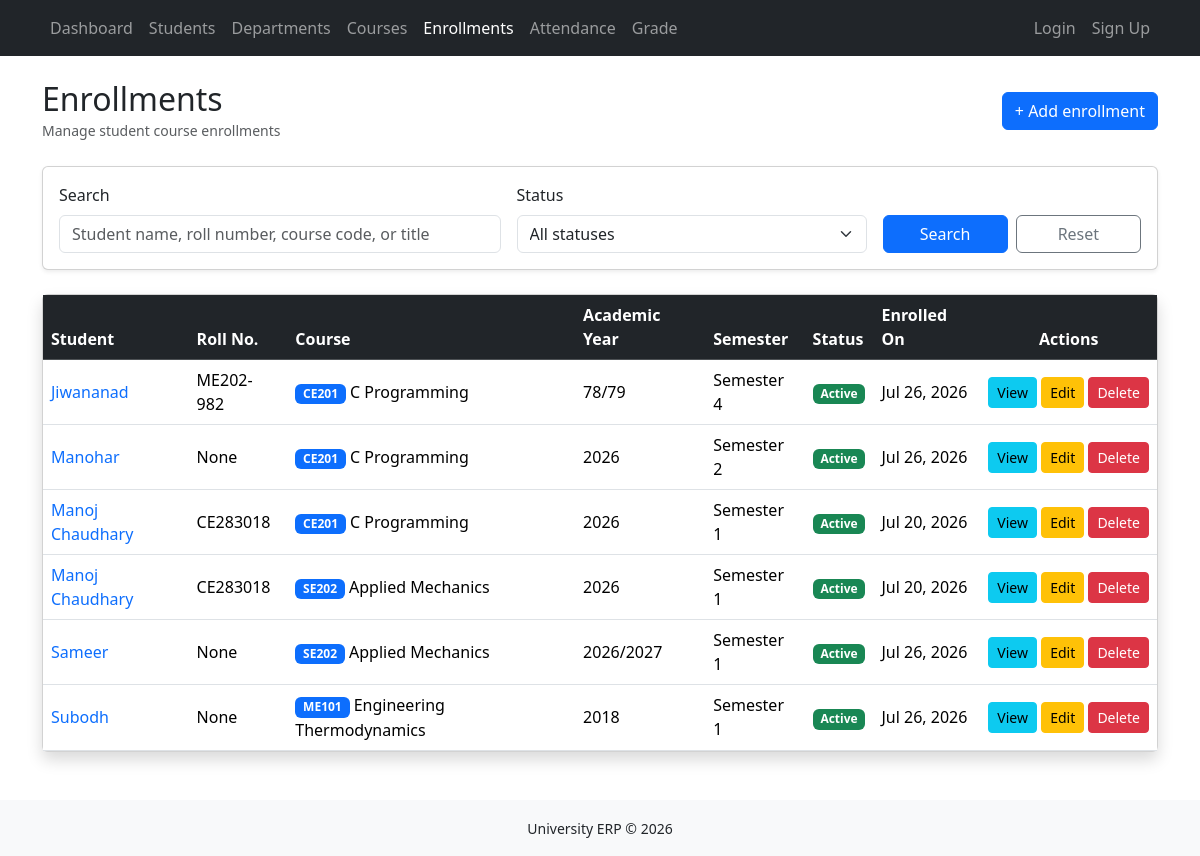
The app's page /enrollments/ with its own data.
### enrollments/models.py (models this page shows, shortened)
class Enrollment(models.Model):
    SEMESTER_CHOICES = [
        (1, "Semester 1"),
        (2, "Semester 2"),
        (3, "Semester 3"),
        (4, "Semester 4"),
        (5, "Semester 5"),
        (6, "Semester 6"),
        (7, "Semester 7"),
        (8, "Semester 8"),
    ]
    """
    STATUS_CHOICES = [
        ("ACTIVE", "Active"),
        ("COMPLETED", "Completed"),
        ("DROPPED", "Dropped"),
    ]
    """
    class Status(models.TextChoices):
        ACTIVE = "ACTIVE", "Active"
        COMPLETED = "COMPLETED", "Completed"
        DROPPED = "DROPPED", "Dropped"
    student = models.ForeignKey(
        Student, on_delete=models.CASCADE, related_name="enrollments"
    )
    course = models.ForeignKey(
        Course, on_delete=models.CASCADE, related_name="enrollments"
    )
    academic_year = models.CharField(
        max_length=9,
    )
    semester = models.PositiveSmallIntegerField(choices=SEMESTER_CHOICES)
    status = models.CharField(
        max_length=20,
        choices=Status.choices,
        default=Status.ACTIVE,
    )
    enrolled_at = models.DateField(
        auto_now_add=True,
    )
    class Meta:
        ordering = [
            "student",
            "course",
        ]
        constraints = [
            models.UniqueConstraint(
                fields=[
                    "student",
                    "course",
                    "academic_year",
                ],
                name="unique_student_course_year",
            )
        ]

### students/models.py (models this page shows, shortened)
class Student(TimeStampedMixin):
    GENDER_CHOICES = [
        ("M", "Male"),
        ("F", "Female"),
        ("O", "Others"),
    ]
    objects = StudentManager()
    roll_number = models.CharField(
        max_length=20,
        unique=True, null=True,
        help_text="Unique roll no. of a student",
    )
    name = models.CharField(
        max_length=100
    )
    department = models.ForeignKey(
        Department,
        on_delete=models.PROTECT,
        related_name="students",
        blank=True,
        null=True,
    )
    email = models.EmailField(
        unique=True,
        blank=True,
        null=True)
    phone = models.CharField(
        max_length=15,
        blank=True,
        null=True,
        validators=[validate_phone],
    )
    date_of_birth = models.DateField(
        blank=True,
        null=True)
    gender = models.CharField(
        max_length=1,
        blank=True,
        null=True,
        choices=GENDER_CHOICES
    )
    address = models.TextField(
        blank=True,
        null=True)
    photo = models.ImageField(
        upload_to="students/",
        blank=True,
        null=True)
    class Meta:
        ordering = ["roll_number", "name"]
        indexes = [models.Index(fields=["name"], name="student_name_index")]

### courses/models.py (models this page shows, shortened)
class Course(TimeStampedMixin):
    SEMESTER_CHOICES = [
        (1, "Semester 1"),
        (2, "Semester 2"),
        (3, "Semester 3"),
        (4, "Semester 4"),
        (5, "Semester 5"),
        (6, "Semester 6"),
        (7, "Semester 7"),
        (8, "Semester 8"),
    ]
    code = models.CharField(max_length=20, unique=True)
    title = models.CharField(max_length=50)
    credit_hours = models.PositiveSmallIntegerField(default=3)
    department = models.ForeignKey(
        Department, on_delete=models.PROTECT, related_name="courses"
    )
    semester = models.PositiveSmallIntegerField(
        blank=True, null=True, choices=SEMESTER_CHOICES
    )
    description = models.TextField(blank=True)
    is_active = models.BooleanField(default=True)
    class Meta:
        ordering = ["semester", "code"]
        verbose_name = "Course"
        verbose_name_plural = "Courses"

### enrollments/views.py (the view, shortened to what this page needs)
# urls.py: path("", views.enrollment_list, name="enrollment_list"),
def enrollment_list(request):
    selected_enrollment_status = request.GET.get("enrollment_status", "").strip()
    search_query = request.GET.get("q", "")
    queryset = Enrollment.objects.select_related("student", "course").order_by(
        "student__name", "course__code"
    )
    if selected_enrollment_status:
        queryset = queryset.filter(status=selected_enrollment_status)
    paginator = Paginator(queryset, settings.ITEMS_PER_PAGE)
    page_number = request.GET.get("page")
    page_obj = paginator.get_page(page_number)
    context = {
        "page_obj": page_obj,
        "search_query": search_query,
        "selected_enrollment_status": selected_enrollment_status,
        "Status_Choices": Enrollment.Status.choices,
    }
    return render(request, "enrollments/enrollment_list.html", context)

### enrollments/templates/enrollments/enrollment_list.html (shortened to what this page needs)
{% extends "base.html" %}
{% block content %}
<div class="d-flex justify-content-between align-items-center mb-4">
    <div>
        <h2 class="mb-0">Enrollments</h2>
        <small class="text-muted">Manage student course enrollments</small>
    </div>
    <a href="{% url 'enrollments:enrollment_create' %}" class="btn btn-primary">
        + Add enrollment
    </a>
</div>
<form method="get" class="card shadow-sm mb-4">
    <div class="card-body">
        <div class="row g-3">
            <div class="col-lg-5">
                <label class="form-label" for="enrollment-search">Search</label>
                <input id="enrollment-search" type="text" name="q" class="form-control"
                    placeholder="Student name, roll number, course code, or title"
                    value="{{ search_query }}">
            </div>
            <div class="col-lg-4">
                <label class="form-label" for="enrollment-status">Status</label>
                <select id="enrollment-status" name="enrollment_status" class="form-select">
                    <option value="">All statuses</option>
                </select>
            </div>
            <div class="col-lg-3 d-flex align-items-end gap-2">
                <button type="submit" class="btn btn-primary w-100">Search</button>
                <a href="{% url 'enrollments:enrollment_list' %}" class="btn btn-outline-secondary w-100">Reset</a>
            </div>
        </div>
    </div>
</form>
<div class="card shadow">
    <div class="card-body p-0">
        <div class="table-responsive">
            <table class="table table-hover align-middle mb-0">
                <thead class="table-dark">
                    <tr>
                        <th>Student</th>
                        <th>Roll No.</th>
                        <th>Course</th>
                        <th>Academic Year</th>
                        <th>Semester</th>
                        <th>Status</th>
                        <th>Enrolled On</th>
                        <th class="text-center">Actions</th>
                    </tr>
                </thead>
                <tbody>
                    {% for enrollment in page_obj %}
                    <tr>
                        <td>
                            <a href="{% url 'enrollments:enrollment_detail' enrollment.pk %}" class="text-decoration-none">
                                {{ enrollment.student.name }}
                            </a>
                        </td>
                        <td>{{ enrollment.student.roll_number }}</td>
                        <td><span class="badge bg-primary">{{ enrollment.course.code }}</span> {{ enrollment.course.title }}</td>
                        <td>{{ enrollment.academic_year }}</td>
                        <td>{{ enrollment.get_semester_display }}</td>
                        <td>
                            {% if enrollment.status == 'ACTIVE' %}
                            <span class="badge bg-success">{{ enrollment.get_status_display }}</span>
                            {% elif enrollment.status == 'COMPLETED' %}
                            <span class="badge bg-primary">{{ enrollment.get_status_display }}</span>
                            {% else %}
                            <span class="badge bg-secondary">{{ enrollment.get_status_display }}</span>
                            {% endif %}
                        </td>
                        <td>{{ enrollment.enrolled_at|date:"M d, Y" }}</td>
                        <td class="text-center text-nowrap">
                            <a href="{% url 'enrollments:enrollment_detail' enrollment.pk %}" class="btn btn-sm btn-info">View</a>
                            <a href="{% url 'enrollments:enrollment_update' enrollment.pk %}" class="btn btn-sm btn-warning">Edit</a>
                            <a href="{% url 'enrollments:enrollment_delete' enrollment.pk %}" class="btn btn-sm btn-danger">Delete</a>
                        </td>
                    </tr>
                    {% endfor %}
                </tbody>
            </table>
        </div>
    </div>
</div>
{% endblock %}

### records on screen
Enrollment: student.name "Jiwananad", student.roll_number "ME202-982", course.code "CE201", course "C Programming", academic_year "78/79", semester "Semester 4", status "Active", enrolled_at "Jul 26, 2026"
Enrollment: student.name "Manohar", student.roll_number "None", course.code "CE201", course "C Programming", academic_year "2026", semester "Semester 2", status "Active", enrolled_at "Jul 26, 2026"
Enrollment: student.name "Manoj Chaudhary", student.roll_number "CE283018", course.code "CE201", course "C Programming", academic_year "2026", semester "Semester 1", status "Active", enrolled_at "Jul 20, 2026"
Enrollment: student.name "Manoj Chaudhary", student.roll_number "CE283018", course.code "SE202", course "Applied Mechanics", academic_year "2026", semester "Semester 1", status "Active", enrolled_at "Jul 20, 2026"
Enrollment: student.name "Sameer", student.roll_number "None", course.code "SE202", course "Applied Mechanics", academic_year "2026/2027", semester "Semester 1", status "Active", enrolled_at "Jul 26, 2026"
Enrollment: student.name "Subodh", student.roll_number "None", course.code "ME101", course "Engineering Thermodynamics", academic_year "2018", semester "Semester 1", status "Active", enrolled_at "Jul 26, 2026"
